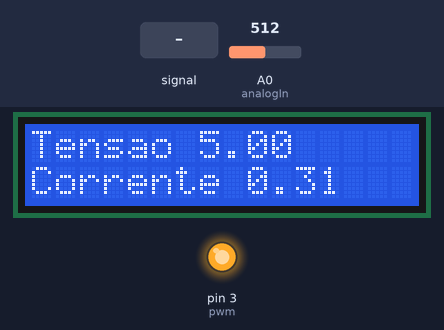
This sketch was run on a simulated Arduino Uno, built with avr-gcc and run on an emulated ATmega328P. On the bench: 16×2 character LCD, output pins drawn as LEDs (lit = HIGH). Inputs (shaded band) come from the test bench; at power-on: A0 (analogIn) = 512.

Above: at 1.2 s.
1.3 s: A0 (analogIn) fed a 200 Hz sine of ±460 counts around its level
At 1.72 s:
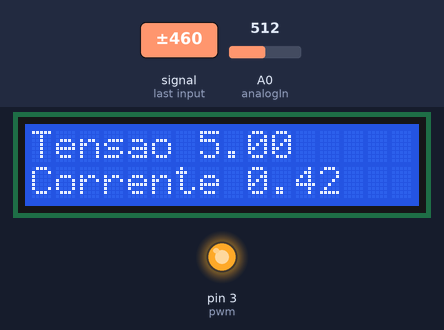
3.5 s: A0 (analogIn) set to 306
At 4.6 s:
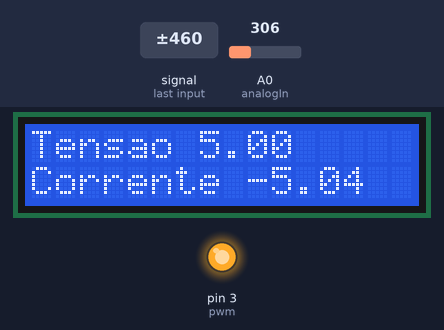
5.1 s: A0 (analogIn) fed a 1000 Hz sine of ±255 counts around its level
At 5.2 s:
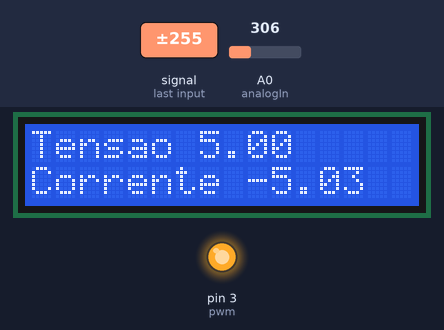
6.6 s: A0 (analogIn) set to 245
At 8.0 s:
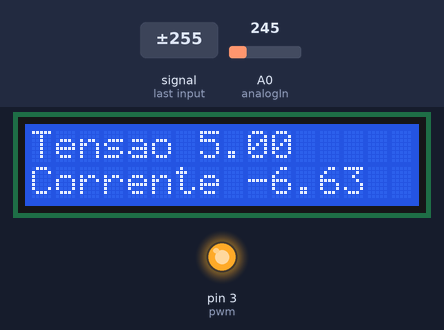
8.3 s: A0 (analogIn) set to 265
At 9.5 s:
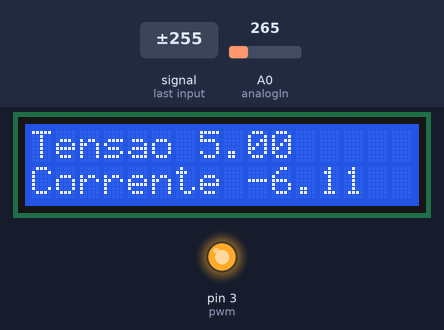
Timing chart, 0 to 10.9 s (numbered marks = the images above; inputs shaded):
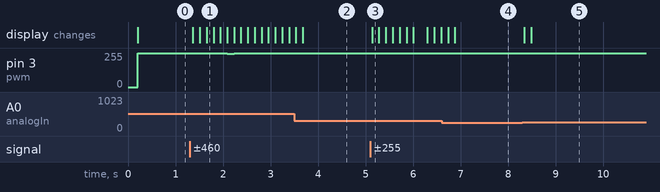

The sketch:

main.ino
```cpp
#include <Wire.h> // Library for I2C communication
#include <LiquidCrystal_I2C.h> // Library for LCD

LiquidCrystal_I2C lcd = LiquidCrystal_I2C(0x3F, 16, 2);

const int analogIn = A0;
const int pwm = 3;

float voltInput = 5;

int voltCurrentPWM = 255;
int maxVoltagePWM = 255;
float chain = 0;
float maxChain = 0.4;


void printInDisplay(float V, float A){//mostra do LCD valor da tensao de currente

  lcd.setCursor(0, 0);
  lcd.print("Tensao ");
  lcd.setCursor(7, 0);
  lcd.print(V);
  lcd.setCursor(0, 1);
  lcd.print("Corrente ");
  lcd.setCursor(9, 1);
  lcd.print(A);
}
float getChain(){//calcula a media, aplica a funcao de calibracao e retorna a currente
  float media = 0;
  int fator = 1000;
  for(int i =0; i< fator; i++){
    media = media + analogRead(analogIn);
  }
  media = media/ fator;
  return (media*0.026)-13.0;

}
void setVoltage(int V){//seta o valor da voltagem entre 0 a 255
  voltCurrentPWM = V;
}
float getVoltage(){//pega o valor da voltagem entre 0 a 255
  return voltCurrentPWM;
}
float getShowVoltage(){//pega o valor de voltagem em volts
   return (voltInput*getVoltage())/255;
}


void setup() {
  Serial.begin(9600);
  lcd.init();
  lcd.backlight();
  pinMode(pwm, OUTPUT);

}

void loop() {
  chain = getChain();
  printInDisplay(getShowVoltage(),chain);

  if(getVoltage()> maxVoltagePWM)//usuario espefica quanto da tensao de entrada repassar para a carga
    setVoltage(maxVoltagePWM);//se tensao maior que o pemitido, set tensao no limiar


  if(chain > maxChain)//estou de corrente
    setVoltage(getVoltage()-1);//diminuir tensao
  else//se corrente estabilizada
    if(getVoltage() < maxVoltagePWM)//verificar se voltagem esta menor que tensao maxima
       setVoltage(getVoltage()+1);// aumentar tensao ate a maxima permitida
  if(getVoltage()< 0)// se tensao estiver abaixo de zero
    setVoltage(0);// set tensao para zero

  analogWrite(pwm, getVoltage());//passando tensao para o pino do arduino
}
```

Measured:
- after the input at 1.3 s, pin 3 (pwm): 255/255 → 254/255 after 0.35 s, → 253/255 0.14 s later, → 252/255 0.14 s later, → 251/255 0.14 s later, … (9 changes in this stretch); the display: first changes after 0.07 s (image 1 shows a later state)
- after the input at 3.5 s, pin 3 (pwm): goes on until 3.5 s, then stays 255/255
- after the input at 5.1 s, the display: changes at once (image 3)
- after the input at 8.3 s, the display: first changes at once (image 5 shows a later state)
